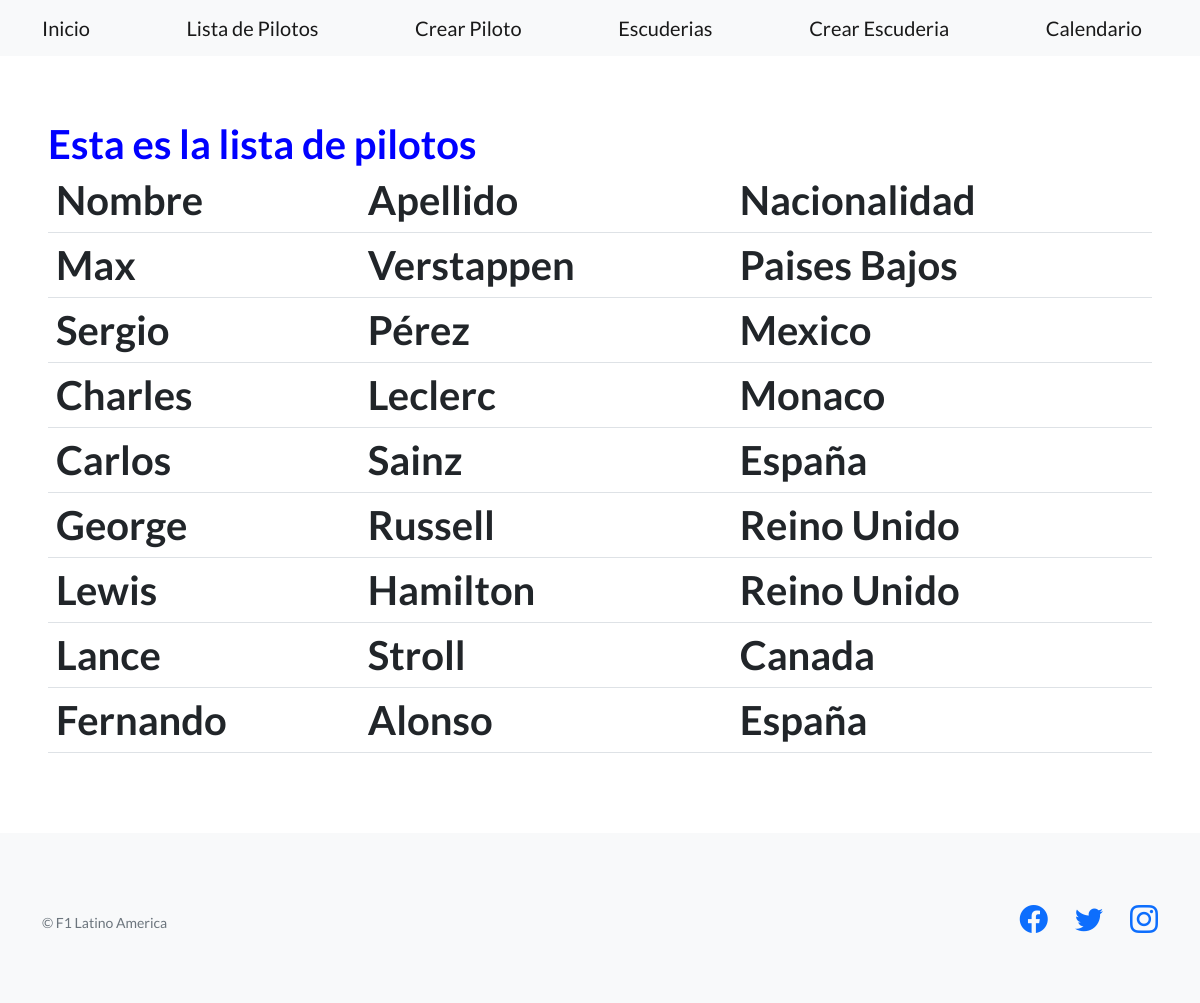
The app's page /pilotos/, older data.
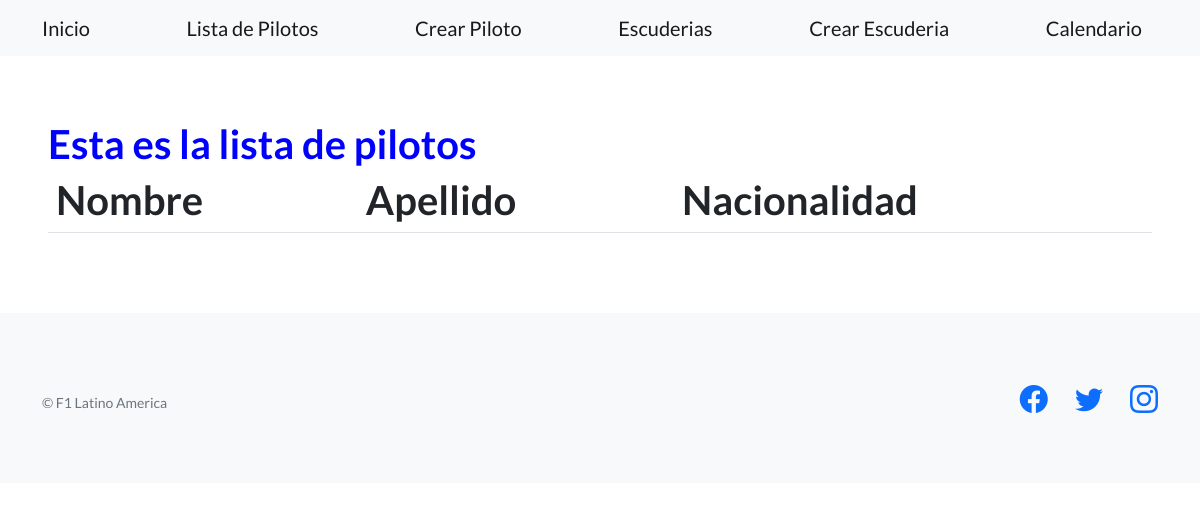
The same page, newer data.
### Control_de_datos/models.py (models this page shows, shortened)
class Pilotos(models.Model):
    apellido = models.CharField(max_length=256)
    nombre = models.CharField(max_length=256)
    nacionalidad = models.CharField(max_length=256)

### Control_de_datos/views.py (the view)
# urls.py: path('pilotos/', views.lista_pilotos, name='lista_pilotos'),
def lista_pilotos(request):
    pilotos = Pilotos.objects.all()
    return render(request, 'lista_pilotos.html', {'pilotos': pilotos})

### Control_de_datos/templates/lista_pilotos.html (shortened to what this page needs)
{% extends "base.html" %}
{% block contenido %}
<h1 style="color:blue;">
  Esta es la lista de pilotos
  <table class="table">
    <tbody>
      <tr>
        <th>Nombre</th>
        <th>Apellido</th>
        <th>Nacionalidad</th>
      </tr>
      {% for piloto in pilotos %}
      <tr>
        <td>{{ piloto.nombre }}</td>
        <td>{{ piloto.apellido }}</td>
        <td>{{ piloto.nacionalidad }}</td>
      </tr>
      {% endfor %}
    </tbody>
  </table>
  {% endblock contenido %}

### Templates_base/base.html (shortened to what this page needs)
{% load static %}
<!DOCTYPE html>
<html lang="en">
    <head>
        <link href="https://cdn.jsdelivr.net/npm/bootstrap-icons@1.5.0/font/bootstrap-icons.css" rel="stylesheet" type="text/css" />
        <link href="{% static 'css/styles.css' %}" rel="stylesheet" />
    </head>
    <body>
        <nav class="navbar navbar-light bg-light static-top">
            <div class="container">
                <a class="navbar-brand" href="{% url 'inicio' %}">Inicio</a>
                <a class="navbar-brand" href="{% url 'lista_pilotos' %}">Lista de Pilotos</a>
                <a class="navbar-brand" href="{% url 'crear_piloto' %}">Crear Piloto</a>
                <a class="navbar-brand" href="{% url 'lista_escuderias' %}">Escuderias</a>
                <a class="navbar-brand" href="{% url 'crear_escuderia' %}">Crear Escuderia</a>
                <a class="navbar-brand" href="{% url 'calendario' %}">Calendario</a>
            </div>
        </nav>
        <section style="padding:4rem 3rem;">
            {% block contenido %}{% endblock contenido %}
        </section>
        <footer class="footer bg-light">
            <div class="container">
                <div class="row">
                    <div class="col-lg-6 h-100 text-center text-lg-start my-auto">
                        <p class="text-muted small mb-4 mb-lg-0">&copy; F1 Latino America </p>
                    </div>
                    <div class="col-lg-6 h-100 text-center text-lg-end my-auto">
                        <ul class="list-inline mb-0">
                            <li class="list-inline-item me-4">
                                <a href="https://www.facebook.com/Formula1/?locale=es_LA"><i class="bi-facebook fs-3"></i></a>
                            </li>
                            <li class="list-inline-item me-4">
                                <a href="https://twitter.com/F1?ref_src=twsrc%5Egoogle%7Ctwcamp%5Eserp%7Ctwgr%5Eauthor"><i class="bi-twitter fs-3"></i></a>
                            </li>
                            <li class="list-inline-item">
                                <a href="https://www.instagram.com/f1/"><i class="bi-instagram fs-3"></i></a>
                            </li>
                        </ul>
                    </div>
                </div>
            </div>
        </footer>
    </body>
</html>

Row changes from the older to the newer data that the page shows:
removed Pilotos: nombre "Max", apellido "Verstappen", nacionalidad "Paises Bajos"
removed Pilotos: nombre "Sergio", apellido "Pérez", nacionalidad "Mexico"
removed Pilotos: nombre "Charles", apellido "Leclerc", nacionalidad "Monaco"
removed Pilotos: nombre "Carlos", apellido "Sainz", nacionalidad "España"
removed Pilotos: nombre "George", apellido "Russell", nacionalidad "Reino Unido"
removed Pilotos: nombre "Lewis", apellido "Hamilton", nacionalidad "Reino Unido"
removed Pilotos: nombre "Lance", apellido "Stroll", nacionalidad "Canada"
removed Pilotos: nombre "Fernando", apellido "Alonso", nacionalidad "España"
